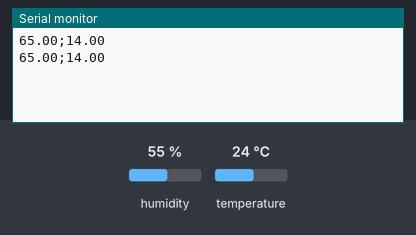
Bench run of a sketch on a simulated Arduino Uno, built with avr-gcc and run on an emulated ATmega328P. On the bench: the last lines printed to the serial monitor. The inputs (shaded band) are chosen by the test bench; at power-on: humidity 55 %, temperature 24 °C.

Above: at 2.8 s.
2.9 s: humidity set to 22 %
At 5.2 s:
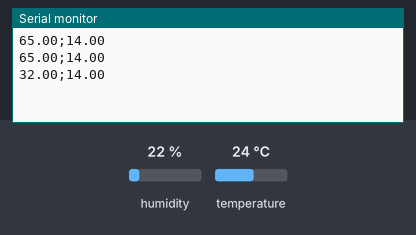
5.6 s: temperature set to 12 °C
At 6.4 s:
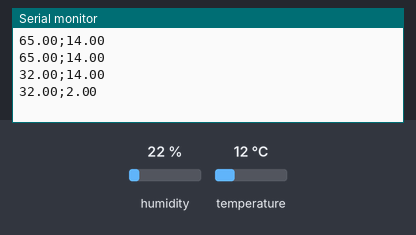
8.3 s: humidity set to 40 %
At 11.2 s:
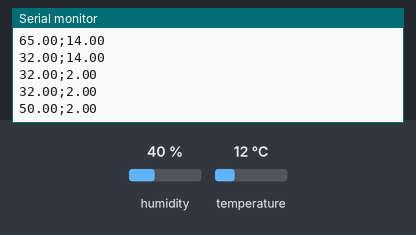
Timing chart, 0 to 12.7 s (numbered marks = the images above; inputs shaded):
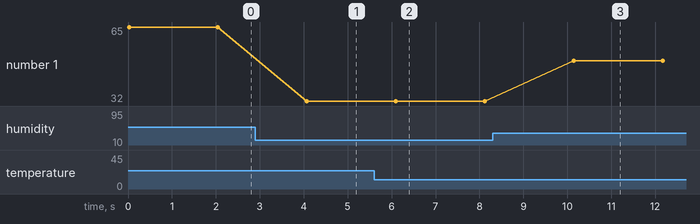

Measured:
- after the input at 2.9 s, the serial monitor: prints a new line after 1.2 s (image 1)
- after the input at 5.6 s, the serial monitor: prints a new line after 0.50 s (image 2)
- after the input at 8.3 s, the serial monitor: prints a new line after 1.8 s (image 3)
- plotted number 1: 65 → 32 after the input at 2.9 s, 32 → 50 after the input at 8.3 s

The sketch:

dht11_script.ino
```cpp
#include <DHT_U.h>
#include <DHT.h>


#define dht_type DHT11

int dht_pin = A0;
DHT dht_1 = DHT(dht_pin, dht_type);

void setup() {
  Serial.begin(9600);
  dht_1.begin();
}

void loop() {
  float umidade = (dht_1.readHumidity()+10);
  float temperatura = (dht_1.readTemperature()-10);
  if(isnan(temperatura) or isnan(umidade)){
    Serial.println("Erro ao ler");
  } else {

    Serial.print(umidade);
    Serial.print(";");
    Serial.println(temperatura);


  }
  delay(2000);
}
```
